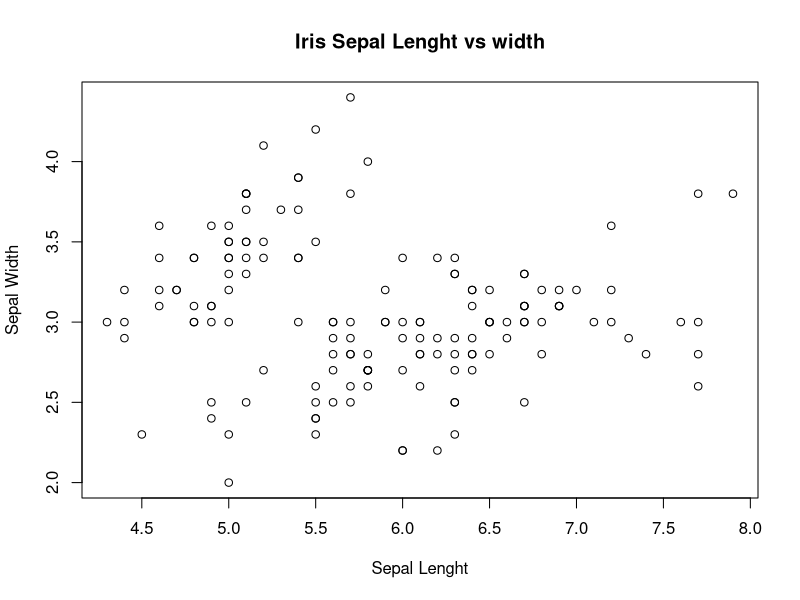

Reproduce this figure in R.
#A simple code to explor the iris dataset

#First lets load built-in dataset 
data(iris)

#Then printing a summary of the data set
print(summary(iris))

#A simple plot
plot(iris$Sepal.Length , iris$Sepal.Width ,
     main = "Iris Sepal Lenght vs width",
     xlab = "Sepal Lenght" ,
     ylab = "Sepal Width" ) 
